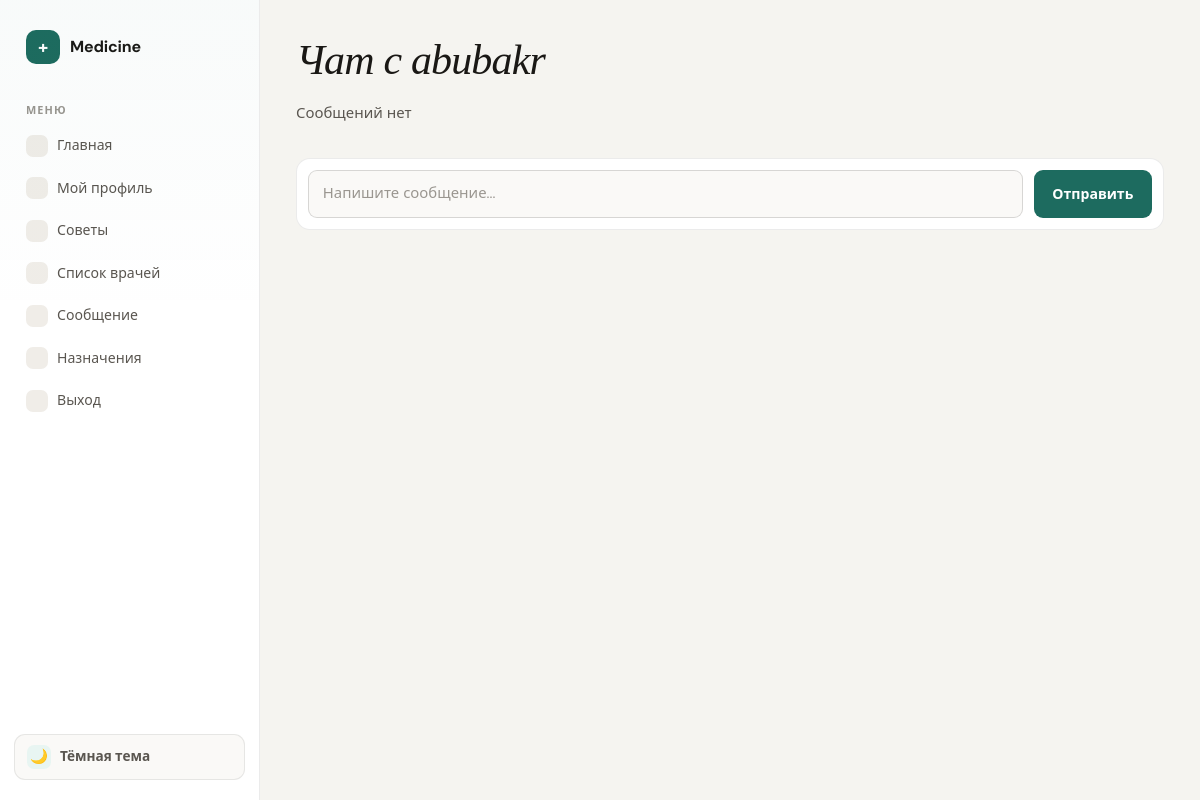
Page /chat/send_message/2 (signed in) on the earlier database version.
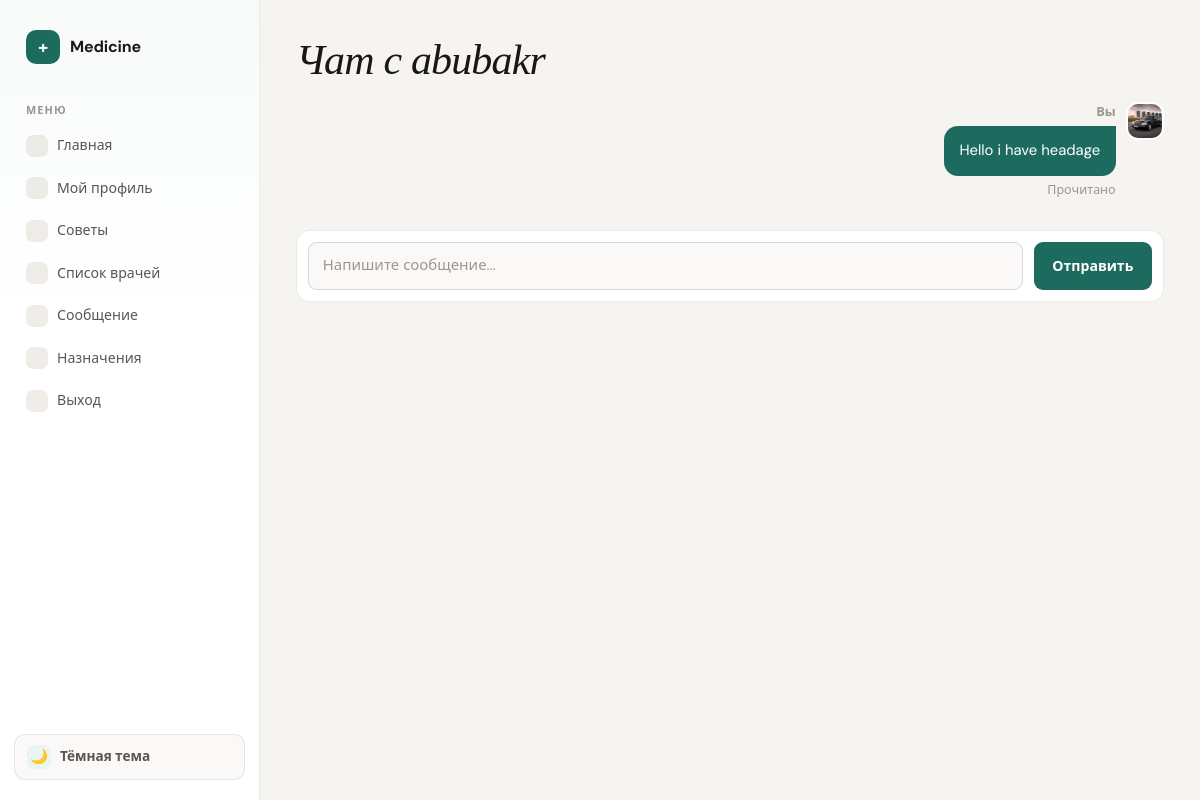
Same page on the later database version.
### chat/models.py (models this page shows, shortened)
class Direct(models.Model):
    sender=models.ForeignKey(User,on_delete=models.CASCADE,related_name='send_messages')
    receiner=models.ForeignKey(User,on_delete=models.CASCADE,related_name='received_messages')
    text=models.TextField()
    created_at=models.DateTimeField(auto_now_add=True)
    is_readed=models.BooleanField(default=False)

### accounts/models.py (models this page shows, shortened)
class Profile(models.Model):
    ROLE_CHOICES = (
        ('patient', 'Patient'),
        ('doctor', 'Doctor'),
        ('admin', 'Admin'),
    )
    user=models.OneToOneField(settings.AUTH_USER_MODEL,on_delete=models.CASCADE,related_name='profile')
    age=models.PositiveIntegerField(null=True,blank=True)
    role = models.CharField(max_length=20, choices=ROLE_CHOICES, default='patient')
    phone=models.CharField(max_length=14,blank=True)
    city = models.CharField(max_length=50, blank=True)
    photo=models.ImageField(upload_to='users/',blank=True,null=True)

### chat/views.py (the view, shortened to what this page needs)
# urls.py: path('send_message/<int:pk>',views.send_message,name='send_message'),
@login_required(login_url='login')
def send_message(request,pk):
    ptn=get_object_or_404(User,pk=pk)
    message=Direct.objects.filter(
        Q(sender=request.user, receiner=ptn) |
        Q(sender=ptn, receiner=request.user)
    ).order_by("created_at")
    message.filter(receiner=request.user, is_readed=False).update(is_readed=True)
    return render(request,'chat/send_message.html',{"messages":message,"profile":ptn})

### templates/chat/send_message.html (shortened to what this page needs)
{% extends "accounts/base.html" %}
{% block main %}
<h1>Чат с {{ profile.username }}</h1>
<ul class="chat-list dm-messages">
    {% for i in messages %}
        <li class="chat-message {% if i.sender == request.user %}msg-own{% else %}msg-other{% endif %}">
            <div class="msg-avatar">
                {% if i.sender.profile.photo %}
                    <img src="{{ i.sender.profile.photo.url }}" alt="">
                {% else %}
                    <img src="/media/user.png" alt="">
                {% endif %}
            </div>
            <div class="msg-body">
                <div class="msg-meta">
                    <b>
                        {% if i.sender == request.user %}
                            Вы
                        {% else %}
                            {{ i.sender.username }}
                        {% endif %}
                    </b>
                </div>
                <div class="msg-bubble">
                    <p>{{ i.text }}</p>
                </div>
                <div class="msg-read">
                    {% if i.is_readed %}
                        Прочитано
                    {% else %}
                        Не прочитано
                    {% endif %}
                </div>
            </div>
        </li>
    {% empty %}
        <p class="muted">Сообщений нет</p>
    {% endfor %}
</ul>
<form class="chat-form chat-form-inline" action="" method="post">
    <input class="chat-input" type="text" placeholder="Напишите сообщение..." name="text">
    <button class="chat-send" type="submit">Отправить</button>
</form>
{% endblock %}

Differences in the rows shown:
added Direct: sender.profile.photo (picture), shows "Вы", text "Hello i have headage", is_readed "Прочитано"
Other differences:
text no longer shown: "Сообщений нет"
